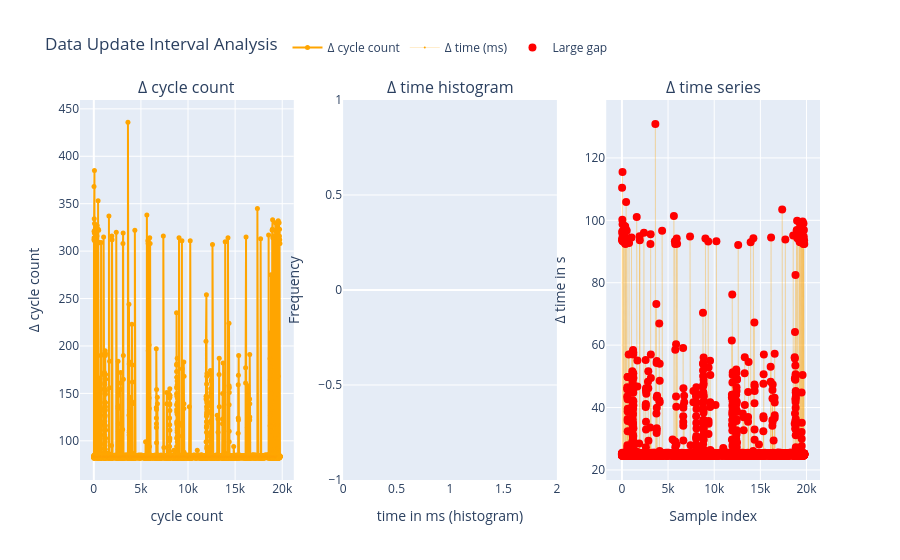

The notebook cell saved with this chart:
### Markdown cell above
# Compute average sample time

### Code cell
import numpy as np
import plotly.graph_objects as go
from plotly.subplots import make_subplots

# Farben definieren
light_blue = '#56B4E9'
alert_red = '#D55E00'

time_diff = np.diff(df["time_InS"])  # convert ms to seconds
median_sample_time = np.median(time_diff)
mean_sample_time = np.mean(time_diff)

print(f"Median sample time is: {median_sample_time * 1000:.3f} ms")
print(f"Mean sample time is: {mean_sample_time * 1000:.3f} ms")

# --- Zyklus-Differenz berechnen (mit Error-Handling) ---
try:
    cycleCount_diff = np.diff(df['cycleCount_u32'])
    # Indizes für saubere vs. verpasste Zyklen
    valid_cycles_idx = np.where(cycleCount_diff == 1)[0]
    missed_cycles_idx = np.where(cycleCount_diff > 1)[0]
except Exception as e:
    print(f"Cycle count analysis failed: {e}")
    cycleCount_diff = np.ones_like(time_diff)
    valid_cycles_idx = np.arange(len(time_diff))
    missed_cycles_idx = []

# Create subplots: 2 rows, 2 columns
fig = make_subplots(
    rows=2, cols=2,
    subplot_titles=(
        "1. Δ time histogram", 
        "2. Δ time series", 
        "3. Δ cycle count histogram", 
        "4. Correlation: Δ cycle count vs. Δ time"
    )
)

# --- ROW 1, COL 1: Histogram of time_diff (Stacked) ---
# 1. Die sauberen Frames (Blau)
fig.add_trace(
    go.Histogram(
        x=time_diff[valid_cycles_idx] * 1000,
        name='Valid Frame',
        marker_color=light_blue,
        legendgroup='valid',
        showlegend=False, # Legende wird durch den Scatterplot gesteuert
        xbins=dict(start=0, end=1.0, size=0.01)
    ),
    row=1, col=1
)

# 2. Die gedroppten Frames obendrauf stapeln (Rot)
if len(missed_cycles_idx) > 0:
    fig.add_trace(
        go.Histogram(
            x=time_diff[missed_cycles_idx] * 1000,
            name='Dropped USB Frame',
            marker_color=alert_red,
            legendgroup='dropped',
            showlegend=False,
            xbins=dict(start=0, end=1.0, size=0.01)
        ),
        row=1, col=1
    )

# --- ROW 1, COL 2: Time series plot of time_diff ---
# 1. Die normale Basis-Linie (Wieder EXAKT im Original-Design: Orange, dünn, mit kleinen Punkten)
fig.add_trace(
    go.Scatter(
        x=np.arange(len(time_diff)),
        y=time_diff * 1000,
        mode='lines+markers',
        name='Valid Frame',
        legendgroup='valid',
        marker=dict(size=2, color='orange'),
        line=dict(width=0.2, color='orange'),
        showlegend=True
    ),
    row=1, col=2
)

# 2. Die verpassten Zyklen darüberlegen (Rot, mit leichtem Rand zur besseren Sichtbarkeit)
if len(missed_cycles_idx) > 0:
    fig.add_trace(
        go.Scatter(
            x=missed_cycles_idx,
            y=(time_diff[missed_cycles_idx] * 1000),
            mode='markers',
            legendgroup='dropped',
            marker=dict(size=6, color=alert_red, line=dict(width=1, color='darkred')),
            name='Dropped USB Frame (Δ cycle > 1)',
            showlegend=True
        ),
        row=1, col=2
    )

# --- ROW 2: Cycle Count Analysis ---
if len(cycleCount_diff) > 0:
    # ROW 2, COL 1: Histogram of cycleCount_diff
    fig.add_trace(
        go.Histogram(
            x=cycleCount_diff,
            name='Δ cycle count',
            marker_color='#009E73',
            showlegend=False,
            xbins=dict(start=0.5, end=4.5, size=1)
        ),
        row=2, col=1
    )

    # ROW 2, COL 2: Scatter Plot (Correlation)
    fig.add_trace(
        go.Scatter(
            x=cycleCount_diff,
            y=time_diff * 1000,
            mode='markers',
            name='Correlation',
            marker=dict(size=6, color='purple', opacity=0.3),
            showlegend=False
        ),
        row=2, col=2
    )

# --- Layout Updates ---
fig.update_layout(
    title="Data Update Interval & USB UART Loss Analysis",
    height=800, 
    template="plotly_white",
    barmode='stack', # <-- DAS STAPELT DIE HISTOGRAMME ÜBEREINANDER
    legend=dict(
        orientation="h",
        yanchor="bottom",
        y=1.05,
        xanchor="right",
        x=1
    )
)

# Achsenbeschriftungen manuell setzen
fig.update_xaxes(title_text="time in ms", row=1, col=1)
fig.update_yaxes(title_text="Frequency", row=1, col=1)

fig.update_xaxes(title_text="Sample index", row=1, col=2)
fig.update_yaxes(title_text="Δ time in ms", row=1, col=2)

fig.update_xaxes(title_text="Δ cycle count", dtick=1, row=2, col=1)
fig.update_yaxes(title_text="Frequency", type="log", row=2, col=1)

fig.update_xaxes(title_text="Δ cycle count", dtick=1, row=2, col=2)
fig.update_yaxes(title_text="Δ time in ms", row=2, col=2)

fig.show()

### Figure 1 — Plotly figure (JSON) as saved in the notebook; plotly's stock layout.template omitted (floating-point values rounded to 4 significant figures; data arrays with more than 128 entries replaced by an {"elided": "..."} marker saying what was removed)
{"data": [{"marker": {"color": "orange", "size": 5}, "mode": "lines+markers", "name": "Δ cycle count", "type": "scatter", "x": {"elided": "19763 int values"}, "xaxis": "x", "y": {"elided": "19763 int values"}, "yaxis": "y"}, {"marker": {"color": "#87CEFA"}, "name": "Δ time (ms)", "showlegend": false, "type": "histogram", "x": {"elided": "19763 float values"}, "xaxis": "x2", "xbins": {"end": 2, "size": 0.01, "start": 0}, "yaxis": "y2"}, {"line": {"color": "orange", "width": 0.2}, "marker": {"color": "orange", "size": 2}, "mode": "lines+markers", "name": "Δ time (ms)", "type": "scatter", "x": {"elided": "19763 int values"}, "xaxis": "x3", "y": {"elided": "19763 float values"}, "yaxis": "y3"}, {"marker": {"color": "red", "size": 8}, "mode": "markers", "name": "Large gap", "type": "scatter", "x": {"elided": "19763 int values"}, "xaxis": "x3", "y": {"elided": "19763 float values"}, "yaxis": "y3"}], "layout": {"annotations": [{"font": {"size": 16}, "showarrow": false, "text": "Δ cycle count", "x": 0.1444, "xanchor": "center", "xref": "paper", "y": 1, "yanchor": "bottom", "yref": "paper"}, {"font": {"size": 16}, "showarrow": false, "text": "Δ time histogram", "x": 0.5, "xanchor": "center", "xref": "paper", "y": 1, "yanchor": "bottom", "yref": "paper"}, {"font": {"size": 16}, "showarrow": false, "text": "Δ time series", "x": 0.8556, "xanchor": "center", "xref": "paper", "y": 1, "yanchor": "bottom", "yref": "paper"}], "legend": {"orientation": "h", "x": 0.5, "xanchor": "center", "y": 1.1, "yanchor": "bottom"}, "title": {"text": "Data Update Interval Analysis"}, "xaxis": {"anchor": "y", "domain": [0, 0.2889], "title": {"text": "cycle count"}}, "xaxis2": {"anchor": "y2", "domain": [0.3556, 0.6444], "title": {"text": "time in ms (histogram)"}}, "xaxis3": {"anchor": "y3", "domain": [0.7111, 1], "title": {"text": "Sample index"}}, "yaxis": {"anchor": "x", "domain": [0, 1], "title": {"text": "Δ cycle count"}}, "yaxis2": {"anchor": "x2", "domain": [0, 1], "title": {"text": "Frequency"}}, "yaxis3": {"anchor": "x3", "domain": [0, 1], "title": {"text": "Δ time in s"}}}}
